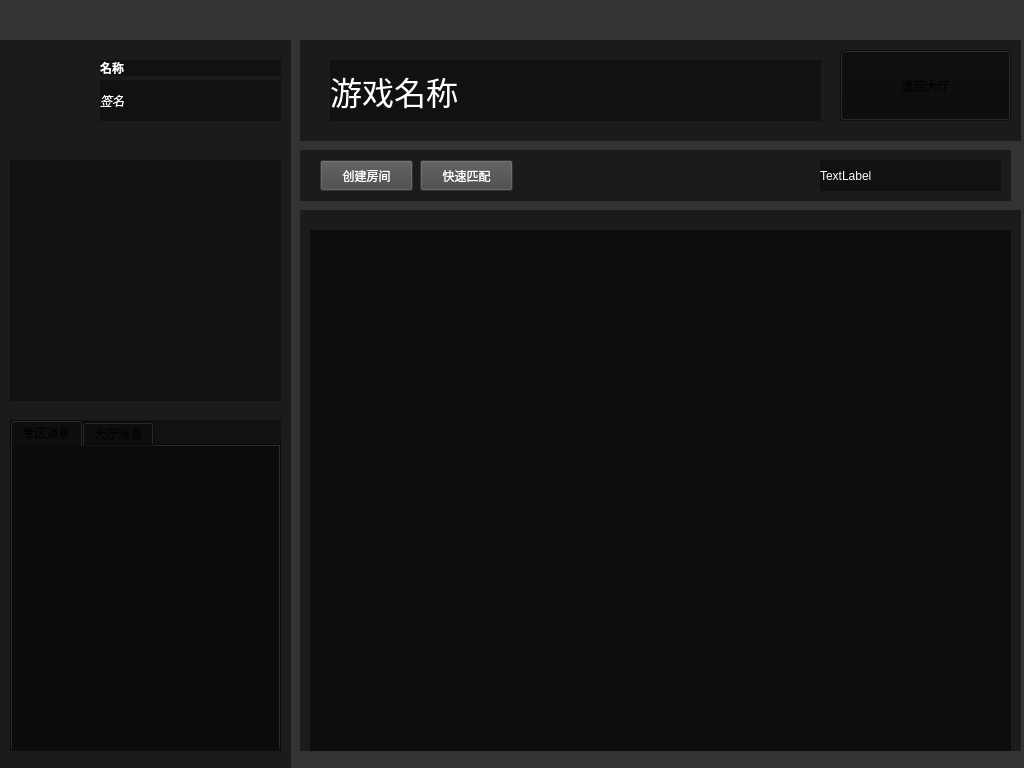
<?xml version="1.0" encoding="UTF-8"?>
<ui version="4.0">
 <class>GameZone</class>
 <widget class="QDialog" name="GameZone">
  <property name="geometry">
   <rect>
    <x>0</x>
    <y>0</y>
    <width>1024</width>
    <height>768</height>
   </rect>
  </property>
  <property name="windowTitle">
   <string>Dialog</string>
  </property>
  <property name="styleSheet">
   <string notr="true">background-color: rgba(10, 10, 10, 150);</string>
  </property>
  <widget class="QWidget" name="WG_Msg" native="true">
   <property name="geometry">
    <rect>
     <x>0</x>
     <y>40</y>
     <width>291</width>
     <height>731</height>
    </rect>
   </property>
   <widget class="QLabel" name="LB_Name">
    <property name="geometry">
     <rect>
      <x>100</x>
      <y>20</y>
      <width>181</width>
      <height>16</height>
     </rect>
    </property>
    <property name="font">
     <font>
      <weight>75</weight>
      <bold>true</bold>
     </font>
    </property>
    <property name="styleSheet">
     <string notr="true">color: rgb(255, 255, 255);</string>
    </property>
    <property name="text">
     <string>名称</string>
    </property>
   </widget>
   <widget class="QLabel" name="LB_Sign">
    <property name="geometry">
     <rect>
      <x>100</x>
      <y>40</y>
      <width>181</width>
      <height>41</height>
     </rect>
    </property>
    <property name="font">
     <font>
      <italic>true</italic>
     </font>
    </property>
    <property name="styleSheet">
     <string notr="true">color: rgb(255, 255, 255);</string>
    </property>
    <property name="text">
     <string>签名</string>
    </property>
   </widget>
   <widget class="QWidget" name="WG_GameHistory" native="true">
    <property name="geometry">
     <rect>
      <x>10</x>
      <y>120</y>
      <width>271</width>
      <height>241</height>
     </rect>
    </property>
   </widget>
   <widget class="QWidget" name="WG_Boast" native="true">
    <property name="geometry">
     <rect>
      <x>10</x>
      <y>380</y>
      <width>271</width>
      <height>331</height>
     </rect>
    </property>
    <widget class="QTabWidget" name="TW_Boast">
     <property name="geometry">
      <rect>
       <x>0</x>
       <y>0</y>
       <width>271</width>
       <height>331</height>
      </rect>
     </property>
     <property name="currentIndex">
      <number>0</number>
     </property>
     <widget class="QWidget" name="TB_SPZone">
      <attribute name="title">
       <string>专区消息</string>
      </attribute>
      <widget class="QLineEdit" name="LE_SendContent">
       <property name="geometry">
        <rect>
         <x>10</x>
         <y>270</y>
         <width>191</width>
         <height>21</height>
        </rect>
       </property>
       <property name="styleSheet">
        <string notr="true">color: rgb(255, 255, 255);</string>
       </property>
      </widget>
     </widget>
     <widget class="QWidget" name="TB_HallZone">
      <attribute name="title">
       <string>大厅消息</string>
      </attribute>
     </widget>
    </widget>
   </widget>
   <widget class="QPushButton" name="PB_HeadIcon">
    <property name="geometry">
     <rect>
      <x>10</x>
      <y>10</y>
      <width>75</width>
      <height>75</height>
     </rect>
    </property>
    <property name="text">
     <string/>
    </property>
    <property name="flat">
     <bool>true</bool>
    </property>
   </widget>
  </widget>
  <widget class="QWidget" name="WG_ZoneOperation" native="true">
   <property name="geometry">
    <rect>
     <x>300</x>
     <y>40</y>
     <width>721</width>
     <height>101</height>
    </rect>
   </property>
   <widget class="QLabel" name="LB_GameName">
    <property name="geometry">
     <rect>
      <x>30</x>
      <y>20</y>
      <width>491</width>
      <height>61</height>
     </rect>
    </property>
    <property name="font">
     <font>
      <family>3ds Light</family>
      <pointsize>24</pointsize>
     </font>
    </property>
    <property name="styleSheet">
     <string notr="true">color: rgb(255, 255, 255);</string>
    </property>
    <property name="text">
     <string>游戏名称</string>
    </property>
   </widget>
   <widget class="QPushButton" name="PB_BackToHall">
    <property name="geometry">
     <rect>
      <x>540</x>
      <y>10</y>
      <width>171</width>
      <height>71</height>
     </rect>
    </property>
    <property name="text">
     <string>返回大厅</string>
    </property>
   </widget>
  </widget>
  <widget class="QWidget" name="WG_Rooms" native="true">
   <property name="geometry">
    <rect>
     <x>300</x>
     <y>210</y>
     <width>721</width>
     <height>541</height>
    </rect>
   </property>
   <widget class="QScrollArea" name="SA_Rooms">
    <property name="geometry">
     <rect>
      <x>10</x>
      <y>20</y>
      <width>701</width>
      <height>521</height>
     </rect>
    </property>
    <property name="widgetResizable">
     <bool>true</bool>
    </property>
    <widget class="QWidget" name="scrollAreaWidgetContents">
     <property name="geometry">
      <rect>
       <x>0</x>
       <y>0</y>
       <width>699</width>
       <height>519</height>
      </rect>
     </property>
     <layout class="QVBoxLayout" name="verticalLayout">
      <item>
       <widget class="QWidget" name="WG_RealTimeRooms" native="true"/>
      </item>
      <item>
       <spacer name="verticalSpacer">
        <property name="orientation">
         <enum>Qt::Vertical</enum>
        </property>
        <property name="sizeHint" stdset="0">
         <size>
          <width>20</width>
          <height>557</height>
         </size>
        </property>
       </spacer>
      </item>
     </layout>
    </widget>
   </widget>
  </widget>
  <widget class="QWidget" name="widget" native="true">
   <property name="geometry">
    <rect>
     <x>300</x>
     <y>150</y>
     <width>711</width>
     <height>51</height>
    </rect>
   </property>
   <widget class="QPushButton" name="PB_CreateRoom">
    <property name="geometry">
     <rect>
      <x>20</x>
      <y>10</y>
      <width>93</width>
      <height>31</height>
     </rect>
    </property>
    <property name="autoFillBackground">
     <bool>false</bool>
    </property>
    <property name="styleSheet">
     <string notr="true">color: rgb(255, 255, 255);
background-color: rgb(71, 71, 71);</string>
    </property>
    <property name="text">
     <string>创建房间</string>
    </property>
   </widget>
   <widget class="QPushButton" name="PB_FastMatch">
    <property name="geometry">
     <rect>
      <x>120</x>
      <y>10</y>
      <width>93</width>
      <height>31</height>
     </rect>
    </property>
    <property name="autoFillBackground">
     <bool>false</bool>
    </property>
    <property name="styleSheet">
     <string notr="true">color: rgb(255, 255, 255);
background-color: rgb(71, 71, 71);</string>
    </property>
    <property name="text">
     <string>快速匹配</string>
    </property>
   </widget>
   <widget class="QLabel" name="LB_NofRooms">
    <property name="geometry">
     <rect>
      <x>520</x>
      <y>10</y>
      <width>181</width>
      <height>31</height>
     </rect>
    </property>
    <property name="styleSheet">
     <string notr="true">color: rgb(255, 255, 255);</string>
    </property>
    <property name="text">
     <string>TextLabel</string>
    </property>
   </widget>
  </widget>
 </widget>
 <resources/>
 <connections/>
</ui>
